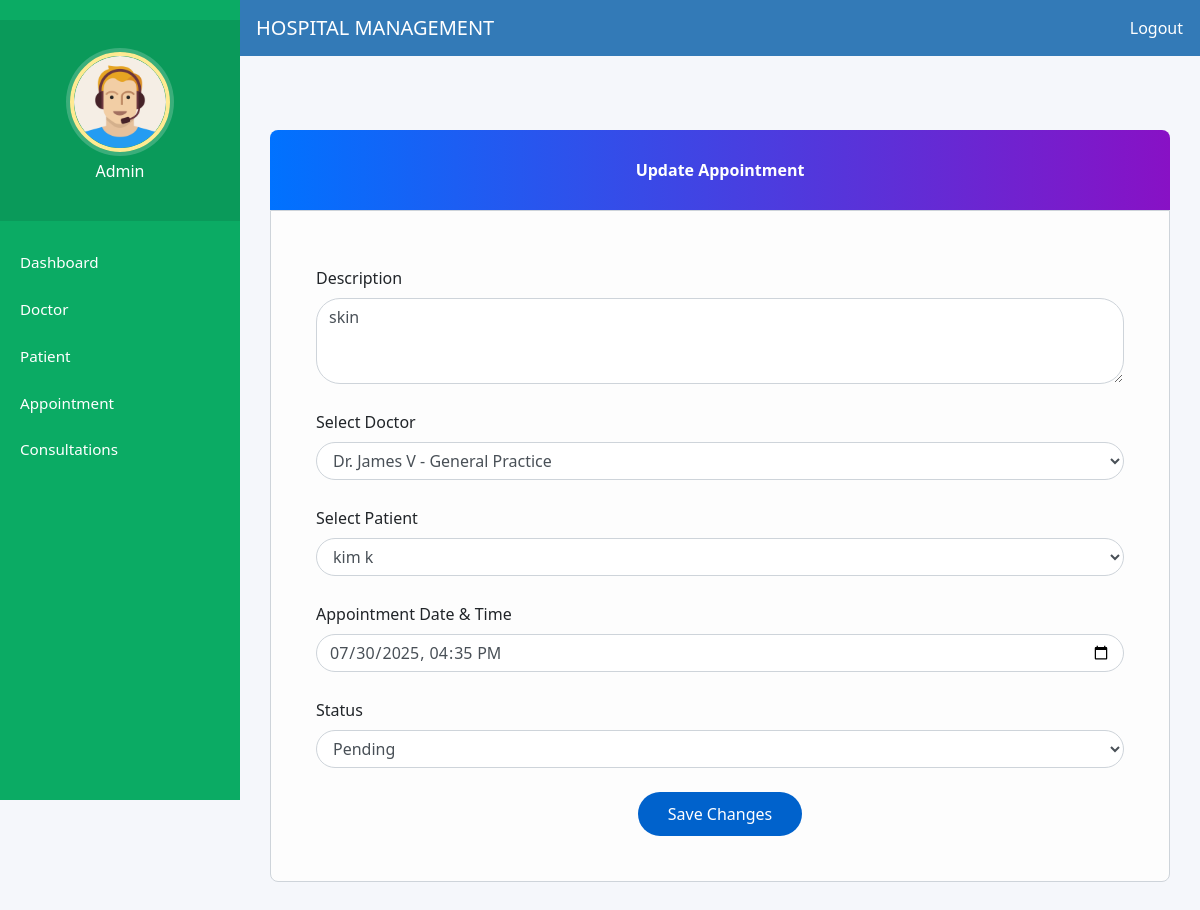
The app's page /admin-update-appointment/2/ (signed in) with its own data.
### hospital/models.py (models this page shows, shortened)
class Appointment(models.Model):
    STATUS_CHOICES = [
        ('pending', 'Pending'),
        ('confirmed', 'Confirmed'),
        ('cancelled', 'Cancelled'),
    ]
    patient = models.ForeignKey(Patient, on_delete=models.CASCADE, null=True, blank=True)
    doctor = models.ForeignKey(Doctor, on_delete=models.CASCADE, null=True, blank=True)
    date_time = models.DateTimeField(default=timezone.now)
    description = models.TextField(blank=True)
    status = models.CharField(max_length=10, choices=STATUS_CHOICES, default='pending')
    created_at = models.DateTimeField(auto_now_add=True)
    created_by = models.ForeignKey(User, on_delete=models.SET_NULL, null=True, blank=True, related_name='appointments_created')
    updated_by = models.ForeignKey(User, on_delete=models.SET_NULL, null=True, blank=True, related_name='appointments_updated')
    class Meta:
        ordering = ['-date_time']

### hospital/views.py (the view)
# urls.py: path('admin-update-appointment/<int:pk>/', views.admin_update_appointment_view, name='admin-update-appointment'),
@login_required(login_url="adminlogin")
@user_passes_test(is_admin)
def admin_update_appointment_view(request, pk):
    appointment = get_object_or_404(Appointment, pk=pk)
    if request.method == "POST":
        form = AppointmentForm(request.POST, instance=appointment)
        if form.is_valid():
            appointment = form.save(commit=False)
            appointment.updated_by = request.user
            appointment.save()
            messages.success(request, "Appointment updated successfully.")
            return redirect("admin-view-appointment")
    else:
        form = AppointmentForm(instance=appointment)
    return render(
        request,
        "hospital/admin_update_appointment.html",
        {"form": form, "appointment": appointment},
    )

### hospital/forms.py (shortened to what this page needs)
class AppointmentForm(forms.ModelForm):
    date_time = forms.DateTimeField(
        input_formats=['%Y-%m-%dT%H:%M'],
        widget=forms.DateTimeInput(attrs={
            'type': 'datetime-local',
            'class': 'form-control',
            'placeholder': 'Select appointment date and time'
        }),
        label="Appointment Date & Time"
    )
    description = forms.CharField(
        widget=forms.Textarea(attrs={
            'class': 'form-control',
            'rows': 3,
            'placeholder': 'Describe your symptoms or reason for appointment'
        }),
        label="Description"
    )
    class Meta:
        model = Appointment
        fields = ['description', 'doctor', 'patient', 'date_time', 'status']
        widgets = {
            'doctor': forms.Select(attrs={'class': 'form-select'}),
            'patient': forms.Select(attrs={'class': 'form-select'}),
            'status': forms.Select(attrs={'class': 'form-select'}),
        }

### hospital/models.py (called while the page is built)
    def __str__(self):
        return f"Dr. {self.user.get_full_name()} - {self.department}" if self.user else "Unassigned Doctor"

    def __str__(self):
        return self.user.get_full_name() if self.user else "Unassigned Patient"

### hospital/views.py (called while the page is built)
def is_admin(user):
    return user.is_superuser or user.is_staff

### templates/hospital/admin_update_appointment.html (shortened to what this page needs)
{% extends 'hospital/admin_base.html' %}
{% load widget_tweaks %}
{% block content %}
<div class="container register-form">
  <div class="form">
    <div class="note">
      <p>Update Appointment</p>
    </div>
    <div class="form-content">
      <form method="post" novalidate>
        <div class="form-group">
          <label for="id_description">Description</label>
          {% render_field form.description class="form-control" placeholder="Brief description or symptoms" required="required" aria-label="Description" %}
        </div>
        <div class="form-group">
          <label for="id_doctor">Select Doctor</label>
          {% render_field form.doctor class="form-control" required="required" aria-label="Select Doctor" %}
        </div>
        <div class="form-group">
          <label for="id_patient">Select Patient</label>
          {% render_field form.patient class="form-control" required="required" aria-label="Select Patient" %}
        </div>
        <div class="form-group">
          <label for="id_date_time">Appointment Date & Time</label>
          {% render_field form.date_time class="form-control" required="required" aria-label="Appointment Date and Time" %}
        </div>
        <div class="form-group">
          <label for="id_status">Status</label>
          {% render_field form.status class="form-control" aria-label="Status" %}
        </div>
        <div class="text-center mt-4">
          <button type="submit" class="btn btnSubmit" aria-label="Update Appointment">Save Changes</button>
        </div>
      </form>
    </div>
  </div>
</div>
{% endblock content %}

### static/style.css (style rules this page uses)
html, body { height: 100%; }
body { margin: 0; font-family: "Segoe UI", Tahoma, Geneva, Verdana, sans-serif; min-height: 100vh; display: flex; flex-direction: column; }

### templates/hospital/admin_base.html (style rules this page uses)
html, body { height: 100%; margin: 0; display: flex; flex-direction: column; }
body { background-color: #f5f7fb; }

### templates/hospital/admin_update_appointment.html (style rules this page uses)
.note { text-align: center; height: 80px; background: linear-gradient(to right, #0072ff, #8811c5); color: #fff; font-weight: bold; line-height: 80px; border-radius: 8px 8px 0 0; }
.form-content { padding: 5%; border: 1px solid #ced4da; margin-bottom: 2%; border-radius: 0 0 8px 8px; background-color: #fdfdfd; }
.form-control { border-radius: 1.5rem; }
.btnSubmit { border: none; border-radius: 1.5rem; padding: 10px 30px; background: #0062cc; color: #fff; font-weight: 500; transition: background 0.3s ease; }
.register-form { margin-top: 40px; margin-bottom: 60px; }
label { font-weight: 500; margin-top: 10px; }

### records on screen
Appointment: description "skin", doctor "Dr. James V - General Practice", patient "kim k", date_time "07/30/2025 16:35", status "Pending"
